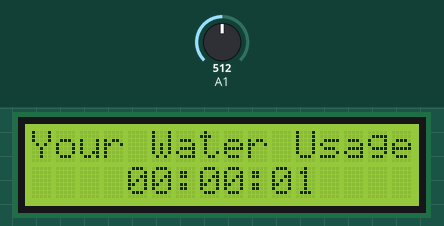
Recording of a sketch running on a simulated Arduino Uno, built with avr-gcc and run on an emulated ATmega328P. Parts: 16×2 character LCD. The test bench sets the inputs (shaded band); at power-on: A1 = 512. What the sketch prints to the serial monitor is not drawn.

Above: at 1.7 s.
1.8 s: A1 set to 12
3.5 s: A1 set to 9
At 4.6 s:
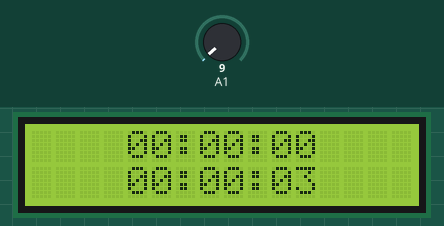
5.0 s: A1 set to 110
At 7.3 s:
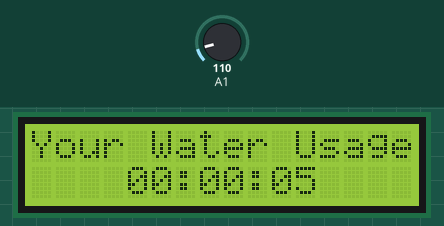
Timing chart, 0 to 8.8 s (numbered marks = the images above; inputs shaded):
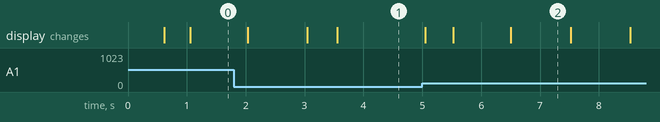

The sketch:

water-counter.ino
```cpp
// Leon Santen
// if doesnt connect to arduino:
// sudo chmod a+rw /dev/ttyACM0

#include <Wire.h>
#include <LiquidCrystal_I2C.h>
//#include<LiquidCrystal.h> // if display WIHTOUT I2C doesn't work --> page 140 - https://github.com/Freenove/Freenove_Ultimate_Starter_Kit_for_Arduino/blob/master/Tutorial.pdf

int waterSensor; //raw value from waterSensor is between 0 and 1023
int waterOnOff = 0; // 0 for water off; 1 for water on
int thresholdMillis = 10; // thresholdMillis in raw (0-1024)
int waterSeconds; // water usage in seconds

int clockmil; //milliseconds of water usage for counter
int clocksec; //seconds
int clockmin; //minutes
int clockhr; //hours
int t; //temporary variable for display calculation - in seconds
int clocksec_old; //old seconds
int clockmin_old; //old minutes
int clockhr_old; //old hours
int intervalTrigger = 0;

int dispLine = 1; //line position for water time on display
int dispColumn = 4; //column position for water time on display

int adjSec = 0; //adjustment variables for adjusting placement of digits when >= 10; not adjusted --> 0; adjustement --> 1
int adjMin = 0;
int adjHr = 0;
int adjSec_old;
int adjMin_old;
int adjHr_old;

float voltage; //converted value of range 0.0-5.0 V

uint32_t currentMillis; // currentMillis millis
uint32_t oldMillis = 0; // oldMillis millis()
uint32_t rawTime = 0; // raw time in millisecond
uint32_t timeOff; // millis() when waterOnOff if 0
uint32_t resetInterval = 86400000; //time after which counter resets in millis --> 24 * 60 * 60 * 1000
uint32_t intervalOffset = 68400000; // offset for dailyt timer to reset at a certain time and not after 24h the first time. will keep reseting in 24 period --> 19 * 60 * 60 * 1000
int cycleNumber;
int cycleNumberOld;


// initalize the library with the numbers of the interface pins
//LiquidCrystal lcd(12,11,5,4,3,2);
LiquidCrystal_I2C lcd(0x27, 2, 1, 0, 4, 5, 6, 7, 3, POSITIVE);

void setup() {
  // put your setup code here, to run once:
  Serial.begin(9600);

  // set up the LCD's number of columns and rows
  lcd.begin(16, 2);

  // Welcome Display
  lcd.setCursor(0, 0); // (column, row) --> it starts with
  lcd.print("WaterCounter");
  lcd.setCursor(13, 1);
  lcd.print(":-)");
  delay(500); //Time of welcome display
  lcd.clear();
}

void loop() {
  currentMillis = millis();
  waterSensor = analogRead(A1);
  voltage = waterSensor * (5.0/1023.0);
  Serial.println(waterSensor);

  // // MAIN LOGIC - WATER COUNTER
  if (waterSensor > thresholdMillis and waterOnOff == 0) { // if water starts running
    waterOnOff = 1;
    rawTime = rawTime + (currentMillis - oldMillis);
    lcd.clear();
  }
  else if (waterSensor > thresholdMillis and waterOnOff == 1) {
    rawTime = rawTime + (currentMillis - oldMillis);
  }
  else if (waterSensor <= thresholdMillis and waterOnOff == 1) { // if water stops running
    waterOnOff = 0;
    timeOff = currentMillis;
    rawTime = rawTime + (currentMillis - oldMillis);
    lcd.clear();
  }

  // // TURN BACKGROUND LIGHT ON OFF - ENERGY SAVER
  if (waterOnOff == 1){
    lcd.backlight();
  }
  else if (currentMillis - timeOff > 3000) {
    lcd.noBacklight();
  }

  // if time interval is exceeded --> reset rawTime
  cycleNumber = int((currentMillis + intervalOffset)/resetInterval);

  if ((currentMillis + intervalOffset) % resetInterval <= 100 and intervalTrigger == 0) {
  //if (cycleNumber > cycleNumberOld) {
    clocksec_old = clocksec; //assign current values to old values in order to reset rawTime to start recording new values
    clockmin_old = clockmin;
    clockhr_old = clockhr;

    adjSec_old = adjSec;
    adjMin_old = adjMin;
    adjHr_old = adjHr;

    rawTime = 0; // reset current counter time
    intervalTrigger = 1;

    cycleNumberOld = cycleNumber;
  }
  //else if (currentMillis % resetInterval > 100){
  else if ((currentMillis + intervalOffset) % resetInterval > 100){
  //else if (cycleNumber == cycleNumberOld){
    intervalTrigger = 0;
  }
  // // CLOCK CALCULATION - divide into hours, minutes, seconds, milliseconds
  oldMillis = currentMillis;
  waterSeconds = int(rawTime / 1000);
  clockmil = rawTime % 1000;

  t = waterSeconds;
  clocksec = t % 60;
  t = (t - clocksec)/60;
  clockmin = t % 60;
  t = (t - clockmin)/60;
  clockhr = t;

  // Account for two digit numbers for display
  adjSec = 0;
  adjMin = 0;
  adjHr = 0;

  if (clocksec >= 10){
    adjSec = 1;
  }
  if (clockmin >= 10){
    adjMin = 1;
  }
  if (clockhr >= 10){
    adjHr = 1;
  }

  // // INTERFACE - TEXT - DISPLAY
  if (waterOnOff == 1){
    lcd.setCursor(0,0);
    lcd.print("Your Water Usage");
  }
  else {
    if (adjHr_old == 0){
      lcd.setCursor(dispColumn, dispLine - 1);
      lcd.print("0");
    }
    lcd.setCursor(dispColumn + 1 - adjHr_old, dispLine - 1);
    lcd.print(clockhr_old);
    // -- :
    lcd.setCursor(dispColumn + 2, dispLine - 1);
    lcd.print(":");
    // -- minutes
    if (adjMin_old == 0){
      lcd.setCursor(dispColumn + 3, dispLine - 1);
      lcd.print("0");
    }
    lcd.setCursor(dispColumn + 4 - adjMin_old, dispLine - 1);
    lcd.print(clockmin_old);
    // -- :
    lcd.setCursor(dispColumn + 5, dispLine - 1);
    lcd.print(":");
    // -- seconds
    if (adjSec_old == 0){
      lcd.setCursor(dispColumn + 6, dispLine - 1);
      lcd.print("0");
    }
    lcd.setCursor(dispColumn + 7 - adjSec_old, dispLine - 1);
    lcd.print(clocksec_old);
  }

  //Time HH:MM:SS
  // -- hours
  if (adjHr ==0){
    lcd.setCursor(dispColumn, dispLine);
    lcd.print("0");
  }
  lcd.setCursor(dispColumn + 1 - adjHr, dispLine);
  lcd.print(clockhr);
  // -- :
  lcd.setCursor(dispColumn + 2, dispLine);
  lcd.print(":");
  // -- minutes
  if (adjMin == 0){
    lcd.setCursor(dispColumn + 3, dispLine);
    lcd.print("0");
  }
  lcd.setCursor(dispColumn + 4 - adjMin, dispLine);
  lcd.print(clockmin);
  // -- :
  lcd.setCursor(dispColumn + 5, dispLine);
  lcd.print(":");
  // -- seconds
  if (adjSec == 0){
    lcd.setCursor(dispColumn + 6, dispLine);
    lcd.print("0");
  }
  lcd.setCursor(dispColumn + 7 - adjSec, dispLine);
  lcd.print(clocksec);


  /*
  // DEBUG LCD Display #1
  if (waterSensor >= 10 and waterSensor < 100) {
    lcd.setCursor(0, 0);
    lcd.print("  ");
    lcd.setCursor(2, 0); // (column, row) --> it starts with
    lcd.print(waterSensor);
  }
  else if (waterSensor >= 100 and waterSensor < 1000) {
    lcd.setCursor(0, 0);
    lcd.print(" ");
    lcd.setCursor(1, 0); // (column, row) --> it starts with
    lcd.print(waterSensor);

  }
  else if (waterSensor >= 1000) {
    lcd.setCursor(0, 0); // (column, row) --> it starts with
    lcd.print(waterSensor);
  }
  else {
    lcd.setCursor(0, 0);
    lcd.print("   ");
    lcd.setCursor(3, 0); // (column, row) --> it starts with
    lcd.print(waterSensor);
  }

  lcd.setCursor(0, 1);
  lcd.print(voltage);

  lcd.setCursor(7, 1);
  lcd.print(waterSeconds);

  // DEBUG LCD Display #2
  lcd.setCursor(4, 1);
  lcd.print(waterSeconds);

  //Time HH:MM:SS
  // -- hours
  if (adjHr ==0){
    lcd.setCursor(dispColumn, dispLine);
    lcd.print("0");
  }
  lcd.setCursor(dispColumn + 1 - adjHr, dispLine);
  lcd.print(clockhr);
  // -- :
  lcd.setCursor(dispColumn + 2, dispLine);
  lcd.print(":");
  // -- minutes
  if (adjMin == 0){
    lcd.setCursor(dispColumn + 3, dispLine);
    lcd.print("0");
  }
  lcd.setCursor(dispColumn + 4 - adjMin, 0);
  lcd.print(clockmin);
  // -- :
  lcd.setCursor(dispColumn + 5, dispLine);
  lcd.print(":");
  // -- seconds
  if (adjSec == 0){
    lcd.setCursor(dispColumn + 6, dispLine);
    lcd.print("0");
  }
  lcd.setCursor(dispColumn + 7 - adjSec, dispLine);
  lcd.print(clocksec);

  lcd.setCursor(10, 0);
  lcd.print(clockmil);

  lcd.setCursor(10, 1);
  lcd.print(voltage);
  */
}
```

Measured:
- the behaviour switches between 11 and 10 on A1 (found by bisection; images 0 and 1)
- after the input at 3.5 s, the display: changes after 0.05 s (image 1)
- after the input at 5.0 s, the display: first changes after 0.05 s (image 2 shows a later state)
- what the display in image 2 shows lasts 1.0 s, from 6.5 s to 7.5 s
